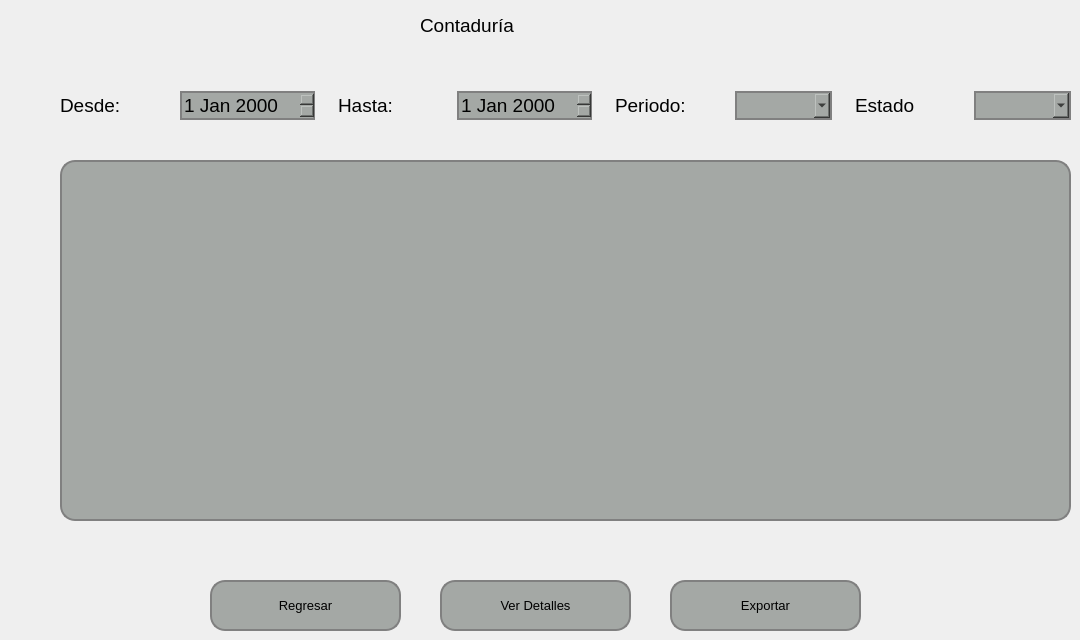
   <widget class="QWidget" name="pageContaduria">
    <widget class="QLabel" name="label_70">
     <property name="geometry">
      <rect>
       <x>420</x>
       <y>10</y>
       <width>121</width>
       <height>31</height>
      </rect>
     </property>
     <property name="font">
      <font>
       <pointsize>14</pointsize>
      </font>
     </property>
     <property name="text">
      <string>Contaduría </string>
     </property>
    </widget>
    <widget class="QWidget" name="horizontalLayoutWidget">
     <property name="geometry">
      <rect>
       <x>60</x>
       <y>60</y>
       <width>1011</width>
       <height>91</height>
      </rect>
     </property>
     <layout class="QHBoxLayout" name="horizontalLayout_2">
      <property name="spacing">
       <number>23</number>
      </property>
      <item>
       <widget class="QLabel" name="label_71">
        <property name="font">
         <font>
          <pointsize>14</pointsize>
         </font>
        </property>
        <property name="text">
         <string>Desde:</string>
        </property>
       </widget>
      </item>
      <item>
       <widget class="QDateEdit" name="dateEditDesdeContaduria">
        <property name="font">
         <font>
          <pointsize>14</pointsize>
         </font>
        </property>
        <property name="styleSheet">
         <string notr="true">    background-color: #a4a8a5; /* Color del botón */
    border-radius: 15px;       /* Borde redondeado, ajusta el valor para más curvatura */
    border: 2px solid #808080; /* Opcional: agrega un borde de color gris */</string>
        </property>
       </widget>
      </item>
      <item>
       <widget class="QLabel" name="label_72">
        <property name="font">
         <font>
          <pointsize>14</pointsize>
         </font>
        </property>
        <property name="text">
         <string>Hasta:</string>
        </property>
       </widget>
      </item>
      <item>
       <widget class="QDateEdit" name="dateEditHastaContaduria">
        <property name="font">
         <font>
          <pointsize>14</pointsize>
         </font>
        </property>
        <property name="styleSheet">
         <string notr="true">    background-color: #a4a8a5; /* Color del botón */
    border-radius: 15px;       /* Borde redondeado, ajusta el valor para más curvatura */
    border: 2px solid #808080; /* Opcional: agrega un borde de color gris */</string>
        </property>
       </widget>
      </item>
      <item>
       <widget class="QLabel" name="label_73">
        <property name="font">
         <font>
          <pointsize>14</pointsize>
         </font>
        </property>
        <property name="text">
         <string>Periodo:</string>
        </property>
       </widget>
      </item>
      <item>
       <widget class="QComboBox" name="comboBoxPeriodoContaduria">
        <property name="font">
         <font>
          <pointsize>14</pointsize>
         </font>
        </property>
        <property name="styleSheet">
         <string notr="true">    background-color: #a4a8a5; /* Color del botón */
    border-radius: 15px;       /* Borde redondeado, ajusta el valor para más curvatura */
    border: 2px solid #808080; /* Opcional: agrega un borde de color gris */</string>
        </property>
       </widget>
      </item>
      <item>
       <widget class="QLabel" name="label_74">
        <property name="font">
         <font>
          <pointsize>14</pointsize>
         </font>
        </property>
        <property name="text">
         <string>Estado</string>
        </property>
       </widget>
      </item>
      <item>
       <widget class="QComboBox" name="comboBoxEstadoContaduria">
        <property name="font">
         <font>
          <pointsize>14</pointsize>
         </font>
        </property>
        <property name="styleSheet">
         <string notr="true">    background-color: #a4a8a5; /* Color del botón */
    border-radius: 15px;       /* Borde redondeado, ajusta el valor para más curvatura */
    border: 2px solid #808080; /* Opcional: agrega un borde de color gris */</string>
        </property>
       </widget>
      </item>
     </layout>
    </widget>
    <widget class="QTableWidget" name="tableWidgetContaduria">
     <property name="geometry">
      <rect>
       <x>60</x>
       <y>160</y>
       <width>1011</width>
       <height>361</height>
      </rect>
     </property>
     <property name="styleSheet">
      <string notr="true">    background-color: #a4a8a5; /* Color del botón */
    border-radius: 15px;       /* Borde redondeado, ajusta el valor para más curvatura */
    border: 2px solid #808080; /* Opcional: agrega un borde de color gris */</string>
     </property>
    </widget>
    <widget class="QPushButton" name="pushButtonRegresarContaduria">
     <property name="geometry">
      <rect>
       <x>210</x>
       <y>580</y>
       <width>191</width>
       <height>51</height>
      </rect>
     </property>
     <property name="font">
      <font>
       <pointsize>10</pointsize>
      </font>
     </property>
     <property name="styleSheet">
      <string notr="true">QPushButton {
    background-color: #a4a8a5; /* Color del botón */
    border-radius: 15px;       /* Borde redondeado, ajusta el valor para más curvatura */
    border: 2px solid #808080; /* Opcional: agrega un borde de color gris */
}

QPushButton:hover {
    background-color: #b0b5b0; /* Color al pasar el mouse */
}

QPushButton:pressed {
    background-color: #8f938f; /* Color al hacer clic */
}
</string>
     </property>
     <property name="text">
      <string>Regresar</string>
     </property>
    </widget>
    <widget class="QPushButton" name="pushButtonDetallesContaduria">
     <property name="geometry">
      <rect>
       <x>440</x>
       <y>580</y>
       <width>191</width>
       <height>51</height>
      </rect>
     </property>
     <property name="font">
      <font>
       <pointsize>10</pointsize>
      </font>
     </property>
     <property name="styleSheet">
      <string notr="true">QPushButton {
    background-color: #a4a8a5; /* Color del botón */
    border-radius: 15px;       /* Borde redondeado, ajusta el valor para más curvatura */
    border: 2px solid #808080; /* Opcional: agrega un borde de color gris */
}

QPushButton:hover {
    background-color: #b0b5b0; /* Color al pasar el mouse */
}

QPushButton:pressed {
    background-color: #8f938f; /* Color al hacer clic */
}
</string>
     </property>
     <property name="text">
      <string>Ver Detalles</string>
     </property>
    </widget>
    <widget class="QPushButton" name="pushButtonExportarContaduria">
     <property name="geometry">
      <rect>
       <x>670</x>
       <y>580</y>
       <width>191</width>
       <height>51</height>
      </rect>
     </property>
     <property name="font">
      <font>
       <pointsize>10</pointsize>
      </font>
     </property>
     <property name="styleSheet">
      <string notr="true">QPushButton {
    background-color: #a4a8a5; /* Color del botón */
    border-radius: 15px;       /* Borde redondeado, ajusta el valor para más curvatura */
    border: 2px solid #808080; /* Opcional: agrega un borde de color gris */
}

QPushButton:hover {
    background-color: #b0b5b0; /* Color al pasar el mouse */
}

QPushButton:pressed {
    background-color: #8f938f; /* Color al hacer clic */
}
</string>
     </property>
     <property name="text">
      <string>Exportar</string>
     </property>
    </widget>
   </widget>
